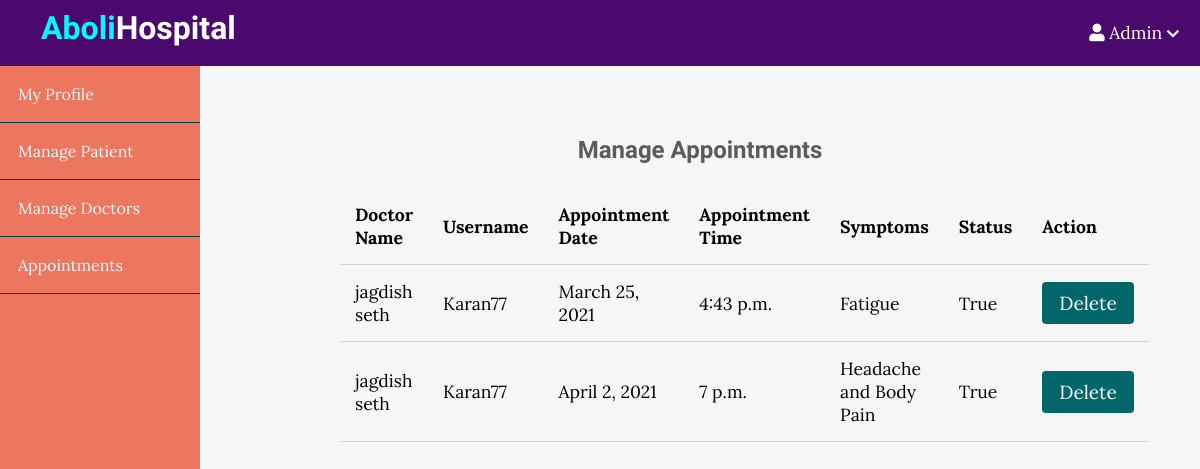
Page /adminappointment/ (signed in) on the committed database.
### Hosp/models.py (models this page shows, shortened)
class Appointment(models.Model):
	doctorname = models.CharField(max_length=50)
	patientname = models.CharField(max_length=50)
	username = models.CharField(max_length=50)
	patientemail = models.EmailField(max_length=50)
	appointmentdate = models.DateField(max_length=10)
	appointmenttime = models.TimeField(max_length=10)
	symptoms = models.CharField(max_length=100)
	status = models.BooleanField()
	gender = models.CharField(max_length=16,default="Male")

### Hosp/views.py (the view)
# urls.py: path('adminappointment/',adminappointment,name='adminappointment'),
def adminappointment(request):
	if not request.user.is_staff:
		return redirect('login')
	appoin=Appointment.objects.filter(appointmentdate__gte=timezone.now(),status=True).order_by('appointmentdate')
	d={'appoin':appoin}
	return render(request,'adminappointment.html',d)

### Hosp/templates/adminappointment.html (shortened to what this page needs)
{% extends 'adminDash.html' %}
{% load static %}
            {% block body_block %}
            <div class="admin-content">
                <div class="content">
                    <h2 class="page-title">Manage Appointments</h2>
                    <table id="table_id">
                        <thead>
                            <th>Doctor Name</th>
                            <th>Username</th>
                            <th>Appointment Date</th>
                            <th>Appointment Time</th>
                            <th>Symptoms</th>
                            <th>Status</th>
                            <th>Action</th>
                        </thead>
                        <tbody>
                          {% for i in appoin %}
                            <tr>
                                <td>{{ i.doctorname }}</td>
                                <td>{{ i.username }}</td>
                                <td>{{ i.appointmentdate }}</td>
                                <td>{{ i.appointmenttime }}</td>
                                <td>{{ i.symptoms }}</td>
                                <td>{{ i.status }}</td>
                                <td><a href="{% url 'admin_delete_doctor' i.id i.username %}" onclick="return confirm('Are you sure you want to delete?')" class="btn btn-danger">Delete</a></td>
                            </tr>
                           {% endfor %}
                        </tbody>
                    </table>
                </div>
            </div>
            {% endblock %}
{% block js%}
<link rel="stylesheet" type="text/css" href="https://cdn.datatables.net/v/dt/jszip-2.5.0/dt-1.10.23/af-2.3.5/b-1.6.5/b-colvis-1.6.5/b-html5-1.6.5/b-print-1.6.5/cr-1.5.3/fc-3.3.2/kt-2.6.1/r-2.2.7/rg-1.1.2/rr-1.2.7/sl-1.3.1/datatables.min.css"/>
{% endblock %}

### Hosp/templates/AdminDash.html (shortened to what this page needs)
<!DOCTYPE html>
<html lang="en">
    <head>
        <link rel="stylesheet"
            href="https://use.fontawesome.com/releases/v5.7.2/css/all.css"
>
    </head>
    <body>
      <header>
        <div class="logo">
            <h1 class="logo-text"><span>Aboli</span>Hospital</h1>
        </div>
        <ul class="nav">
            <li>
                <a href="#">
                    <i class="fa fa-user"></i>
                    Admin
                    <i class="fa fa-chevron-down" style="font-size: .8em;"></i>
                </a>
            </li>
        </ul>
    </header>
        <div class="admin-wrapper">
            <div  class="left-sidebar">
                <ul>
                    <li><a href="{% url 'adminhome' %}">My Profile</a></li>
                    <li><a href="{% url 'adminaddpatient' %}">Manage Patient</a></li>
                    <li><a href="{% url 'adminadddoctor' %}">Manage Doctors</a></li>
                    <li><a href="{% url 'adminappointment' %}">Appointments</a></li>
                </ul>
            </div>
            {% block body_block %}{% endblock %}
        </div>
{% block js%}{% endblock %}
    </body>
</html>

### Hosp/templates/adminappointment.html (style rules this page uses)
header { background: #01474a; }
.admin-wrapper { display: flex; height: calc(100% - 66px); }
.admin-wrapper .left-sidebar { flex: 2; height: 100%; background: #ed765e; }
.admin-wrapper .left-sidebar ul { list-style: none; margin: 0px; padding: 0px; color: aliceblue; }
.admin-wrapper .left-sidebar ul li a { padding: 18px; display: block; border-bottom: 1px solid #004044; }
.admin-wrapper .admin-content { flex: 8; height: 100%; padding: 40px 100px 100px; overflow-y: scroll; }
.admin-content .page-title { text-align: center; margin-bottom: 1.5rem; }
table { width: 100%; border-collapse: collapse; font-size: 1.1rem; }
th, td { padding: 15px; text-align: left; border-bottom: 1px solid #d3d3d3; }
* { box-sizing: border-box }
html, body { height: 100%; padding: 0px; margin: 0px; background: #f6f6f6; font-family: 'Lora', serif; }
h1, h2, h3, h4, h5, h6 { font-family: 'Candal', serif; color: #5c5b5b; margin: 5px; }
a { text-decoration: none; color: inherit; }
.btn { padding: .5rem 1rem; background: #006669; color: white; border: 1px solid transparent; border-radius: .25rem; font-size: 1.08em; font-family: 'Lora', serif; }
header { background: #4b086d; height: 66px; }
header * { color: white; }
header .logo { float: left; height: inherit; margin-left: 2em; }
header .logo-text { margin: 9px; font-family: 'Candal', serif; }
header .logo-text span { color: #05f7ff; }
header ul { float: right; margin: 0px; padding: 0px; list-style: none; }
header ul li { float: left; position: relative; }
header ul li a { display: block; padding: 21px; font-size: 1.1em; text-decoration: none; }
.content { width: 90%; margin: 30px auto 30px; }

### rows in the picture
Appointment: doctorname "jagdish seth", username "Karan77", appointmentdate "March 25, 2021", appointmenttime "4:43 p.m.", symptoms "Fatigue", status "True"
Appointment: doctorname "jagdish seth", username "Karan77", appointmentdate "April 2, 2021", appointmenttime "7 p.m.", symptoms "Headache and Body Pain", status "True"
